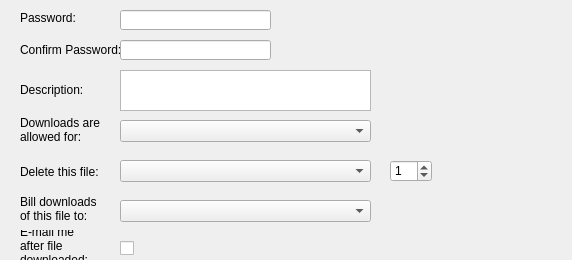
<?xml version="1.0" encoding="UTF-8"?>
<ui version="4.0">
 <class>UploadFileOptions</class>
 <widget class="QWidget" name="UploadFileOptions">
  <property name="geometry">
   <rect>
    <x>0</x>
    <y>0</y>
    <width>572</width>
    <height>260</height>
   </rect>
  </property>
  <property name="windowTitle">
   <string>Form</string>
  </property>
  <widget class="QLabel" name="label">
   <property name="geometry">
    <rect>
     <x>20</x>
     <y>10</y>
     <width>61</width>
     <height>16</height>
    </rect>
   </property>
   <property name="text">
    <string>Password:</string>
   </property>
  </widget>
  <widget class="QLineEdit" name="passwordTextBox">
   <property name="geometry">
    <rect>
     <x>120</x>
     <y>10</y>
     <width>151</width>
     <height>20</height>
    </rect>
   </property>
   <property name="echoMode">
    <enum>QLineEdit::Password</enum>
   </property>
  </widget>
  <widget class="QLabel" name="label_2">
   <property name="geometry">
    <rect>
     <x>20</x>
     <y>40</y>
     <width>101</width>
     <height>20</height>
    </rect>
   </property>
   <property name="text">
    <string>Confirm Password:</string>
   </property>
  </widget>
  <widget class="QLineEdit" name="confirmPasswordTextBox">
   <property name="geometry">
    <rect>
     <x>120</x>
     <y>40</y>
     <width>151</width>
     <height>20</height>
    </rect>
   </property>
   <property name="echoMode">
    <enum>QLineEdit::Password</enum>
   </property>
  </widget>
  <widget class="QLabel" name="label_3">
   <property name="geometry">
    <rect>
     <x>20</x>
     <y>80</y>
     <width>71</width>
     <height>20</height>
    </rect>
   </property>
   <property name="text">
    <string>Description:</string>
   </property>
  </widget>
  <widget class="QPlainTextEdit" name="descriptionTextBox">
   <property name="geometry">
    <rect>
     <x>120</x>
     <y>70</y>
     <width>251</width>
     <height>41</height>
    </rect>
   </property>
  </widget>
  <widget class="QComboBox" name="downloadAllowedForComboBox">
   <property name="geometry">
    <rect>
     <x>120</x>
     <y>120</y>
     <width>251</width>
     <height>22</height>
    </rect>
   </property>
  </widget>
  <widget class="QComboBox" name="deletionComboBox">
   <property name="geometry">
    <rect>
     <x>120</x>
     <y>160</y>
     <width>251</width>
     <height>22</height>
    </rect>
   </property>
  </widget>
  <widget class="QComboBox" name="billingComboBox">
   <property name="geometry">
    <rect>
     <x>120</x>
     <y>200</y>
     <width>251</width>
     <height>22</height>
    </rect>
   </property>
  </widget>
  <widget class="QCheckBox" name="notifyUploaderAfterDownloadCheckbox">
   <property name="geometry">
    <rect>
     <x>120</x>
     <y>240</y>
     <width>16</width>
     <height>17</height>
    </rect>
   </property>
   <property name="text">
    <string/>
   </property>
  </widget>
  <widget class="QLabel" name="label_4">
   <property name="geometry">
    <rect>
     <x>20</x>
     <y>114</y>
     <width>81</width>
     <height>31</height>
    </rect>
   </property>
   <property name="text">
    <string>Downloads are allowed for:</string>
   </property>
   <property name="wordWrap">
    <bool>true</bool>
   </property>
  </widget>
  <widget class="QLabel" name="label_5">
   <property name="geometry">
    <rect>
     <x>20</x>
     <y>162</y>
     <width>81</width>
     <height>20</height>
    </rect>
   </property>
   <property name="text">
    <string>Delete this file:</string>
   </property>
  </widget>
  <widget class="QLabel" name="label_6">
   <property name="geometry">
    <rect>
     <x>20</x>
     <y>193</y>
     <width>81</width>
     <height>31</height>
    </rect>
   </property>
   <property name="text">
    <string>Bill downloads of this file to:</string>
   </property>
   <property name="wordWrap">
    <bool>true</bool>
   </property>
  </widget>
  <widget class="QLabel" name="label_7">
   <property name="geometry">
    <rect>
     <x>20</x>
     <y>230</y>
     <width>81</width>
     <height>31</height>
    </rect>
   </property>
   <property name="text">
    <string>E-mail me after file downloaded:</string>
   </property>
   <property name="wordWrap">
    <bool>true</bool>
   </property>
  </widget>
  <widget class="QSpinBox" name="deletionValue">
   <property name="enabled">
    <bool>true</bool>
   </property>
   <property name="geometry">
    <rect>
     <x>390</x>
     <y>160</y>
     <width>42</width>
     <height>22</height>
    </rect>
   </property>
   <property name="value">
    <number>1</number>
   </property>
  </widget>
  <widget class="QLabel" name="deletionLabel">
   <property name="geometry">
    <rect>
     <x>440</x>
     <y>164</y>
     <width>61</width>
     <height>16</height>
    </rect>
   </property>
   <property name="text">
    <string/>
   </property>
  </widget>
 </widget>
 <resources/>
 <connections/>
</ui>
